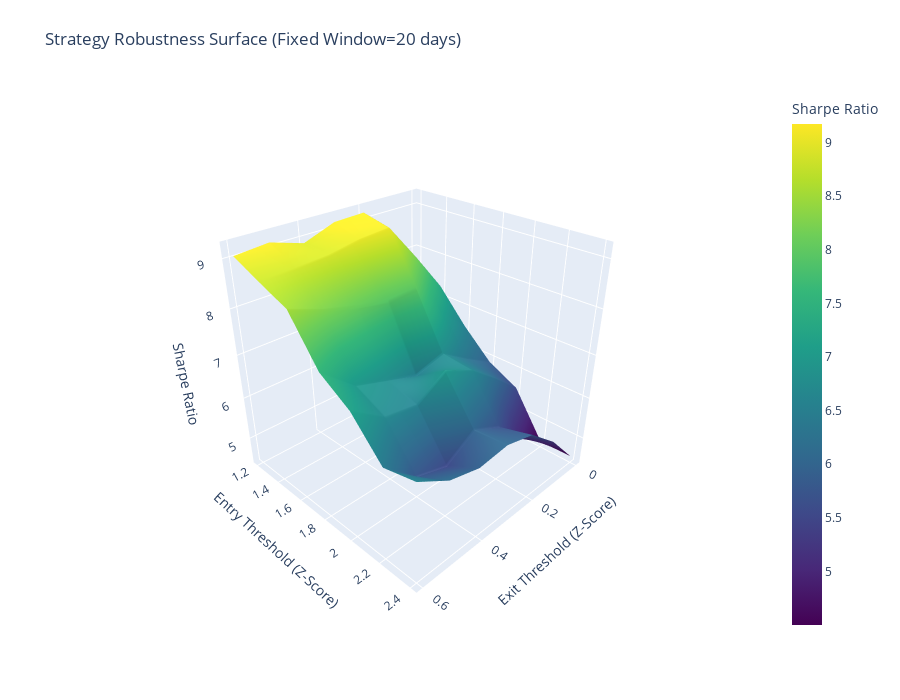

The notebook cell this image was saved under:
### Markdown cell above
### Robustness Checks, Optimization Experiments

### Code cell
def run_efficient_sensitivity_analysis(res, x_col, y_col, pair_name, windows, entries, exits, split=(0.6,0.4)):
    """
    Optimized Grid Search:
    - Calculates Kalman/Z-Score ONCE per window.
    - Runs Trading Loop for multiple Entry/Exits.
    """
    if pair_name not in res:
        raise ValueError(f"Pair {pair_name} not found.")
    
    base_df = res[pair_name].dropna().copy()

    # --- (C) time split ---
    n = len(base_df)
    n_train = int(split[0] * n)

    train_df = base_df.iloc[:n_train].copy()
    test_df  = base_df.iloc[n_train:].copy()

    # in sample cols for in sample estimation of Kalman Parameters Q and R
    x_train = train_df[x_col]
    y_train = train_df[y_col]

    # full series for kalman filter of beta
    x_full = base_df[x_col]
    y_full = base_df[y_col]

    results = []
    print(f"Starting 3D Scan for {pair_name} ({y_col} | {x_col})")

    for w in windows:
        # in sample estimation of Q and R
        beta0 = init_beta0_ols_no_intercept(x_train, y_train, n0=200)
        Q, R = QR(x_train, y_train, beta0, n0=200, window=w)

        beta_hat, _, spread, diag = kalman_beta_filter(x_full, y_full, Q=Q, R=R, beta0=beta0) # Q and R are computed using training set only

        sim_df = base_df.copy()
        sim_df['beta_hat'] = beta_hat
        sim_df['spread'] = diag['resid']

        # Z-score computed from past only (prevents same-bar leakage via rolling stats)
        roll_mean = sim_df['spread'].rolling(window=w).mean().shift(1)
        roll_std  = sim_df['spread'].rolling(window=w).std().shift(1)
        sim_df['z_score'] = (sim_df['spread'] - roll_mean) / roll_std

        # --- (B) trade on lagged signal/beta ---
        sim_df['z_trade']    = sim_df['z_score'].shift(1)
        sim_df['beta_trade'] = sim_df['beta_hat'].shift(1)

        # drop rows where trading inputs not available
        sim_df = sim_df.dropna(subset=['z_trade', 'beta_trade', x_col, y_col]).copy()

        # slice to scoring segment
        sim_df = sim_df.loc[train_df.index.intersection(sim_df.index)].copy()
        if sim_df.empty:
            continue

        dates = sim_df.index
        z_vals = sim_df['z_trade'].values
        b_vals = sim_df['beta_trade'].values
        px_x = sim_df[x_col].values
        px_y = sim_df[y_col].values

        for en, ex in itertools.product(entries, exits):
            # --- (A) enforce exit < entry ---
            if ex >= en:
                continue

            current_state = 0
            cash = 100000.0
            shares_y = 0.0
            shares_x = 0.0

            equity_curve = []

            for i in range(len(z_vals)):
                z = z_vals[i]

                if current_state == 0:
                    if z < -en:
                        beta = b_vals[i]
                        shares_y = 100.0
                        shares_x = -(100.0 * beta)
                        cash -= (shares_y * px_y[i] + shares_x * px_x[i])
                        current_state = 1
                    elif z > en:
                        beta = b_vals[i]
                        shares_y = -100.0
                        shares_x = (100.0 * beta)
                        cash -= (shares_y * px_y[i] + shares_x * px_x[i])
                        current_state = -1

                elif current_state == 1:
                    if z >= -ex:
                        cash += (shares_y * px_y[i] + shares_x * px_x[i])
                        shares_y = 0.0
                        shares_x = 0.0
                        current_state = 0

                elif current_state == -1:
                    if z <= ex:
                        cash += (shares_y * px_y[i] + shares_x * px_x[i])
                        shares_y = 0.0
                        shares_x = 0.0
                        current_state = 0

                nav = cash + (shares_y * px_y[i] + shares_x * px_x[i])
                equity_curve.append(nav)

            eq_series = pd.Series(equity_curve, index=dates)

            # Daily Sharpe on resampled equity
            daily_eq = eq_series.resample('B').last().dropna()
            daily_rets = daily_eq.pct_change().dropna()

            if daily_rets.std() > 0:
                sharpe = (daily_rets.mean() / daily_rets.std()) * np.sqrt(252)
            else:
                sharpe = 0.0

            results.append({
                'Window': w,
                'Entry_Z': en,
                'Exit_Z': ex,
                'Sharpe': sharpe
            })

    return pd.DataFrame(results)
# Plotting Functions

def plot_3d_robustness_fixed_window(df_results, fixed_window=20):
    subset = df_results[df_results['Window'] == fixed_window].copy()
    if subset.empty:
        print(f"No data found for Window = {fixed_window}")
        return

    z_data = subset.pivot(index='Entry_Z', columns='Exit_Z', values='Sharpe')
    x_val = z_data.columns.values  # Exit Z-Scores
    y_val = z_data.index.values    # Entry Z-Scores
    z_val = z_data.values          # Sharpe Ratios

    fig = go.Figure(data=[go.Surface(
        z=z_val, x=x_val, y=y_val,
        colorscale='Viridis', colorbar=dict(title='Sharpe Ratio')
    )])
    fig.update_layout(
        title=f'Strategy Robustness Surface (Fixed Window={fixed_window} days)',
        scene=dict(
            xaxis_title='Exit Threshold (Z-Score)',
            yaxis_title='Entry Threshold (Z-Score)',
            zaxis_title='Sharpe Ratio',
            camera=dict(eye=dict(x=1.6, y=1.6, z=1.3))
        ),
        width=900, height=700, margin=dict(l=65, r=50, b=65, t=90)
    )
    fig.show()

def plot_3d_robustness(df_results, pair_name):
    g = sns.FacetGrid(df_results, col="Window", col_wrap=3, height=4, sharex=True, sharey=True)

    def draw_heatmap(data, **kwargs):
        ax = plt.gca()
        pivot = data.pivot(index='Entry_Z', columns='Exit_Z', values='Sharpe').sort_index()

        sns.heatmap(
            pivot,
            annot=True,
            fmt=".2f",
            cmap="RdYlGn",
            center=0,
            cbar=False,
            ax=ax
        )

        # force axis labels + ticks to show clearly
        ax.set_xlabel("Exit_Z")
        ax.set_ylabel("Entry_Z")
        ax.tick_params(axis='x', rotation=0, labelbottom=True)
        ax.tick_params(axis='y', rotation=0, labelleft=True)

    g.map_dataframe(draw_heatmap)
    g.figure.suptitle(f"Robustness Landscape: {pair_name} (Facetted by Window)", y=1.02)
    plt.tight_layout()
    plt.show()


windows = [20, 50, 100, 150, 200, 250]
entries = [1.2, 1.4, 1.6, 1.8, 2.0, 2.2, 2.4]
exit = [0.6, 0.5, 0.4, 0.3, 0.2, 0.1, 0]

# Run Scan
robustness_df = run_efficient_sensitivity_analysis(
    res=res, x_col="B", y_col="A", pair_name="AB", 
    windows=windows, entries=entries, exits=exit
)

# Visualize
plot_3d_robustness_fixed_window(robustness_df, fixed_window=20)
plot_3d_robustness(robustness_df, "A vs B")

### Figure 1 — Plotly figure (JSON) as saved in the notebook; plotly's stock layout.template omitted (floating-point values rounded to 4 significant figures)
{"data": [{"colorbar": {"title": {"text": "Sharpe Ratio"}}, "colorscale": [[0, "#440154"], [0.1111, "#482878"], [0.2222, "#3e4989"], [0.3333, "#31688e"], [0.4444, "#26828e"], [0.5556, "#1f9e89"], [0.6667, "#35b779"], [0.7778, "#6ece58"], [0.8889, "#b5de2b"], [1, "#fde725"]], "type": "surface", "x": [0.0, 0.1, 0.2, 0.3, 0.4, 0.5, 0.6], "y": [1.2, 1.4, 1.6, 1.8, 2.0, 2.2, 2.4], "z": [[7.522, 8.352, 9.174, 9.148, 8.9, 9.11, 9.047], [7.28, 8.184, 9.031, 8.981, 8.865, 8.811, 8.772], [6.532, 7.156, 7.96, 7.904, 8.056, 8.244, 8.513], [5.903, 6.293, 6.728, 6.524, 6.762, 6.988, 7.597], [5.558, 6.137, 6.665, 6.989, 6.565, 6.676, 7.175], [4.501, 4.979, 5.679, 6.003, 5.565, 5.78, 6.434], [4.516, 5.312, 5.885, 6.061, 5.979, 6.162, 6.595]]}], "layout": {"height": 700, "margin": {"b": 65, "l": 65, "r": 50, "t": 90}, "scene": {"camera": {"eye": {"x": 1.6, "y": 1.6, "z": 1.3}}, "xaxis": {"title": {"text": "Exit Threshold (Z-Score)"}}, "yaxis": {"title": {"text": "Entry Threshold (Z-Score)"}}, "zaxis": {"title": {"text": "Sharpe Ratio"}}}, "title": {"text": "Strategy Robustness Surface (Fixed Window=20 days)"}, "width": 900}}
